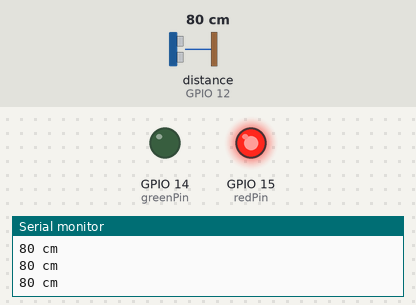
A sketch run on a simulated ESP8266 (NodeMCU). Parts: output pins drawn as LEDs (lit = HIGH), the last lines printed to the serial monitor. Wiring (inferred from the names in the program): ultrasonic range finder: trigger GPIO 13; echo GPIO 12. The test bench sets the inputs (shaded band); at power-on: distance to the obstacle (sensor on GPIO 12) 80 cm. The echo pulse lasts 58.3 µs per cm; pins used as bus, display or sensor lines are not drawn.

Above: at 1.3 s.
1.4 s: distance to the obstacle (sensor on GPIO 12) set to 95 cm
2.9 s: distance to the obstacle (sensor on GPIO 12) set to 105 cm
At 3.4 s:
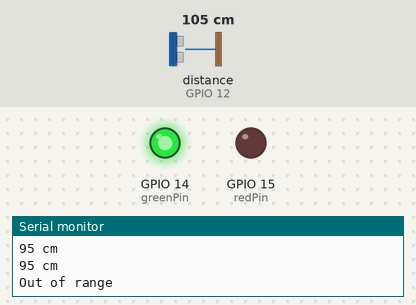
4.5 s: distance to the obstacle (sensor on GPIO 12) set to 2 cm
At 5.0 s:
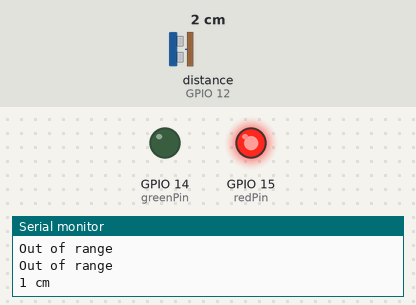
6.0 s: distance to the obstacle (sensor on GPIO 12) set to 120 cm
At 6.5 s:
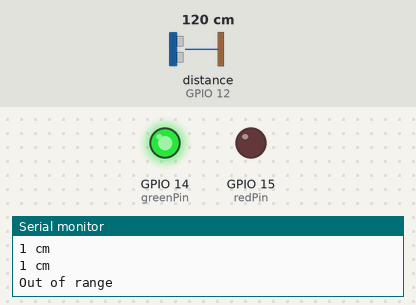
Timing chart, 0 to 8.5 s (numbered marks = the images above; inputs shaded):
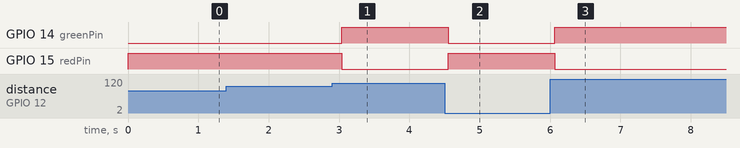

The sketch:

distance-sensoe-ne.ino
```cpp
//#include<Wire.h>
//#include<LiquidCrystal_I2C.h>
#include <ESP8266WiFi.h>

int redPin = 15;
int greenPin = 14;//GPIO 13 corresponds to pin D7. You can check the pinout.
const int trigPin = 13;
const int echoPin = 12;
long duration, distance;
//LiquidCrystal_I2C lcd(0x27, 16, 2);
void setup(){
// lcd.begin(5,4);
// lcd.init();
// lcd.backlight();
// initialize ledPin as an output.
Serial.begin(9600);
pinMode(redPin, OUTPUT);
pinMode(greenPin, OUTPUT);
 pinMode(trigPin, OUTPUT);
  pinMode(echoPin, INPUT);
}
// the loop function runs over and over again forever
void loop(){
 digitalWrite(trigPin, LOW);

  delayMicroseconds(2);

  digitalWrite(trigPin, HIGH);

  delayMicroseconds(10);

  digitalWrite(trigPin, LOW);

  duration = pulseIn(echoPin, HIGH);

  distance = (duration / 2) / 29.1;


  if (distance >= 100 || distance <= 0){
digitalWrite(greenPin,HIGH);
digitalWrite(redPin,LOW);
   Serial.println("Out of range");
   }

   else {
digitalWrite(greenPin,LOW);
     digitalWrite(redPin,HIGH);
//        lcd.clear();
//   lcd.setCursor(0,0);
//     lcd.print(distance);
     Serial.print(distance);
     Serial.println(" cm");
   }
   delay(500);
}
```

Measured:
- the behaviour switches between 99 and 100 cm on distance to the obstacle (sensor on GPIO 12) (found by bisection; images 0 and 1)
- after the input at 2.9 s, GPIO 14 (greenPin): LOW → HIGH after 0.14 s; GPIO 15 (redPin): HIGH → LOW after 0.14 s
- after the input at 4.5 s, GPIO 14 (greenPin): HIGH → LOW after 0.05 s; GPIO 15 (redPin): LOW → HIGH after 0.05 s
- after the input at 6.0 s, GPIO 14 (greenPin): LOW → HIGH after 0.06 s; GPIO 15 (redPin): HIGH → LOW after 0.06 s
